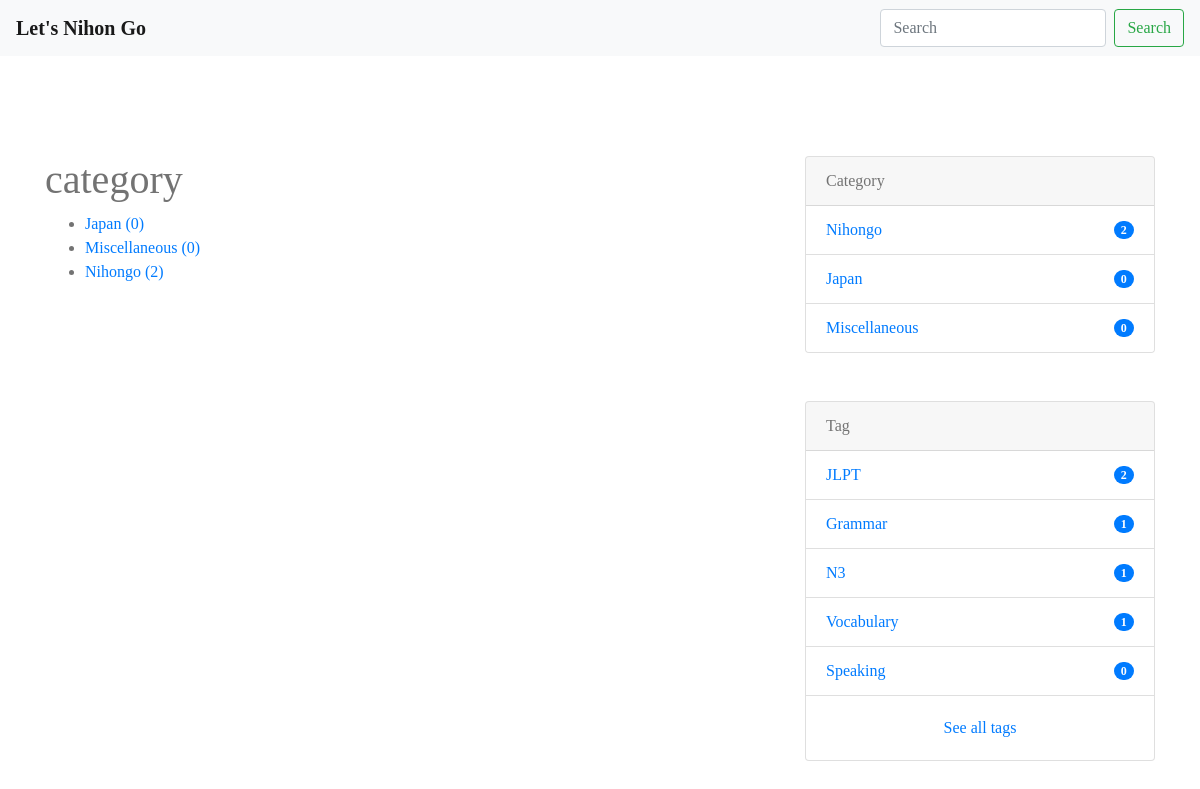
The page /categories/ on the database as committed earlier.
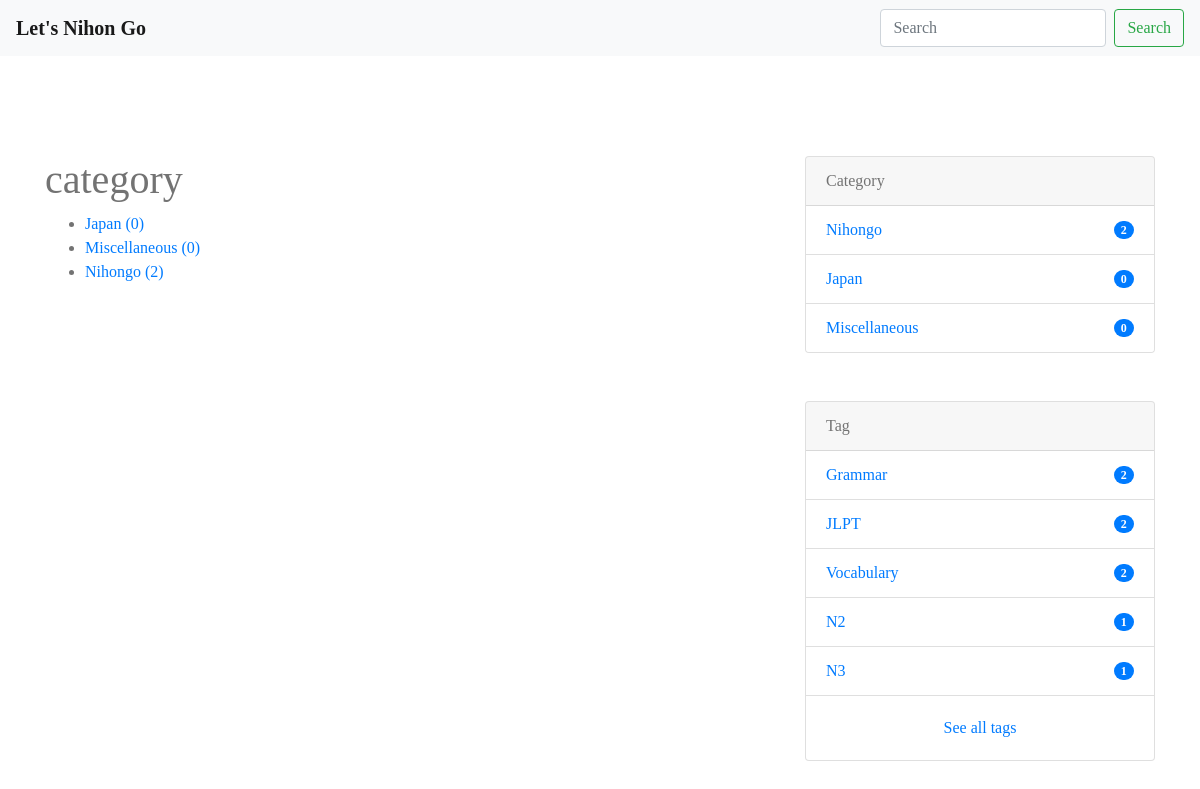
The same page on the database as committed later.
### blog/models.py (models this page shows, shortened)
class Category(models.Model):
    name = models.CharField(max_length=255)
    slug = models.SlugField(unique=True)
    timestamp = models.DateTimeField(auto_now_add=True)

class Tag(models.Model):
    name = models.CharField(max_length=255)
    slug = models.SlugField(unique=True)
    timestamp = models.DateTimeField(auto_now_add=True)

### blog/views.py (the view)
# urls.py: path('categories/', CategoryListView.as_view(), name='category_list'),
class CategoryListView(ListView):
    queryset = Category.objects.annotate(
        num_posts=Count('post', filter=Q(post__is_public=True)))

### nihongo/context_processors.py (called while the page is built)
def common(request):
    context = {
        'categories': Category.objects.annotate(
            num_posts=Count('post', filter=Q(post__is_public=True))),
        'tags': Tag.objects.annotate(
            num_posts=Count('post', filter=Q(post__is_public=True))),
    }
    return context

### blog/templates/blog/category_list.html
{% extends "base.html" %}
{% load static %}
{% block content %}
<link rel="stylesheet" href="{% static 'blog/css/blog.css' %}">
<div class="container">
  <div class="row">
    <main class="col-md-8">
      <h1>category</h1>
      <ul>
        {% for category in object_list %}
        <li><a href="{% url 'blog:category_post' category.slug %}">{{ category.name }} ({{ category.num_posts }})</a></li>
        {% empty %}
        <li>カテゴリはありません。</li>
        {% endfor %}
      </ul>
    </main>
    <aside class="col-md-4">
      {% include "blog/snippets/sidebar.html" %}
    </aside>
  </div>
</div>
{% endblock %}

### blog/templates/blog/snippets/sidebar.html
{% load static %}
<link rel="stylesheet" href="{% static 'blog/css/blog.css' %}">
<div class="card mb-5">
  <div class="card-header">
    Category
  </div>
  <ul class="list-group list-group-flush">
    {% for category in categories|dictsort:"id" %}
    <li class="list-group-item d-flex justify-content-between align-items-center">
      <a href="{% url 'blog:category_post' category.slug %}" class="card-link">{{ category.name }}</a>
      <span class="badge badge-primary badge-pill">{{ category.num_posts }}</span>
    </li>
    {% endfor %}
  </ul>
</div>
<div class="card mb-5 mt-5">
  <div class="card-header">
    Tag
  </div>
  <ul class="list-group list-group-flush">
    {% for tag in tags|dictsortreversed:"num_posts"|slice:":5" %}
    <li class="list-group-item d-flex justify-content-between align-items-center">
      <a href="{% url 'blog:tag_post' tag.slug %}" class="card-link">{{ tag.name }}</a>
      <span class="badge badge-primary badge-pill">{{ tag.num_posts }}</span>
    </li>
    {% endfor %}
  </ul>
  <div class="card-body text-center">
    <a href="{% url 'blog:tag_list' %}" class="card-link">See all tags</a>
  </div>
</div>

Rows that differ between the two databases and show on the page:
no longer on this page (row unchanged): Tag: name "Speaking", num_posts "0"
shown differently, row unchanged: Tag "Grammar": num_posts "1" → "2"; moves up the list
shown differently, row unchanged: Tag "Vocabulary": num_posts "1" → "2"; moves up the list
added Tag: name "N2", num_posts "1"
